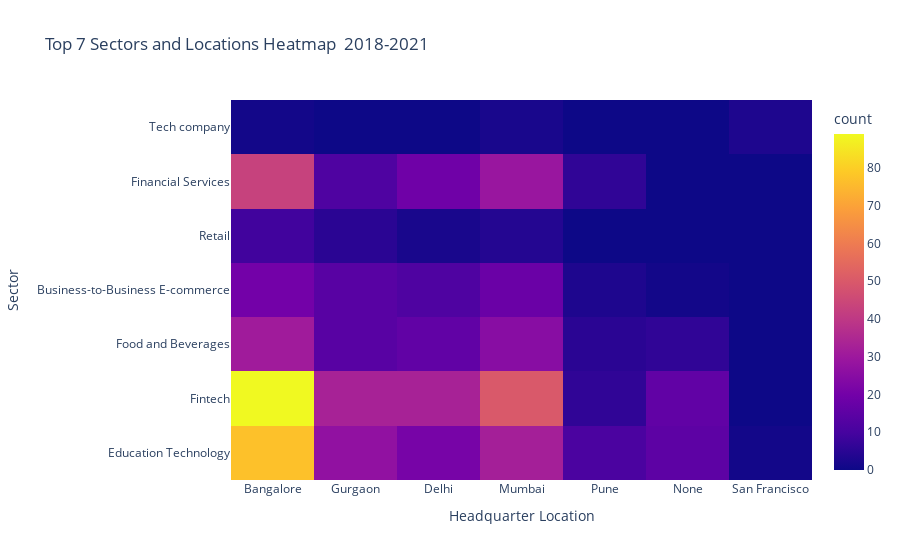

Here is the notebook cell this chart was saved with:
### Markdown cell above
### __7.5 Does the location of the company influence its sector?__

### Code cell
# Get the top 7 sectors and top 7 locations based on total funding amount
top_sectors = df.groupby('sector')['amount'].sum().sort_values(ascending=False).head(7).index
top_locations = df.groupby('headquarter')['amount'].sum().sort_values(ascending=False).head(7).index

# Filter the DataFrame for the top 7 sectors and top 7 locations
df_top7 = df[df['sector'].isin(top_sectors) & df['headquarter'].isin(top_locations)]

# Create a heatmap
fig = px.density_heatmap(df_top7, 
                         x='headquarter', 
                         y='sector', 
                         title='Top 7 Sectors and Locations Heatmap \n2018-2021',
                         labels={'headquarter': 'Headquarter Location', 'sector': 'Sector'})
fig.show()

### Figure 1 — Plotly figure (JSON) as saved in the notebook; plotly's stock layout.template omitted (floating-point values rounded to 4 significant figures; data arrays with more than 128 entries replaced by an {"elided": "..."} marker saying what was removed)
{"data": [{"coloraxis": "coloraxis", "hovertemplate": "Headquarter Location=%{x}<br>Sector=%{y}<br>count=%{z}<extra></extra>", "name": "", "type": "histogram2d", "x": {"elided": "711 str values"}, "xaxis": "x", "xbingroup": "x", "y": {"elided": "711 str values"}, "yaxis": "y", "ybingroup": "y"}], "layout": {"coloraxis": {"colorbar": {"title": {"text": "count"}}, "colorscale": [[0, "#0d0887"], [0.1111, "#46039f"], [0.2222, "#7201a8"], [0.3333, "#9c179e"], [0.4444, "#bd3786"], [0.5556, "#d8576b"], [0.6667, "#ed7953"], [0.7778, "#fb9f3a"], [0.8889, "#fdca26"], [1, "#f0f921"]]}, "legend": {"tracegroupgap": 0}, "title": {"text": "Top 7 Sectors and Locations Heatmap \n2018-2021"}, "xaxis": {"anchor": "y", "domain": [0, 1], "title": {"text": "Headquarter Location"}}, "yaxis": {"anchor": "x", "domain": [0, 1], "title": {"text": "Sector"}}}}
